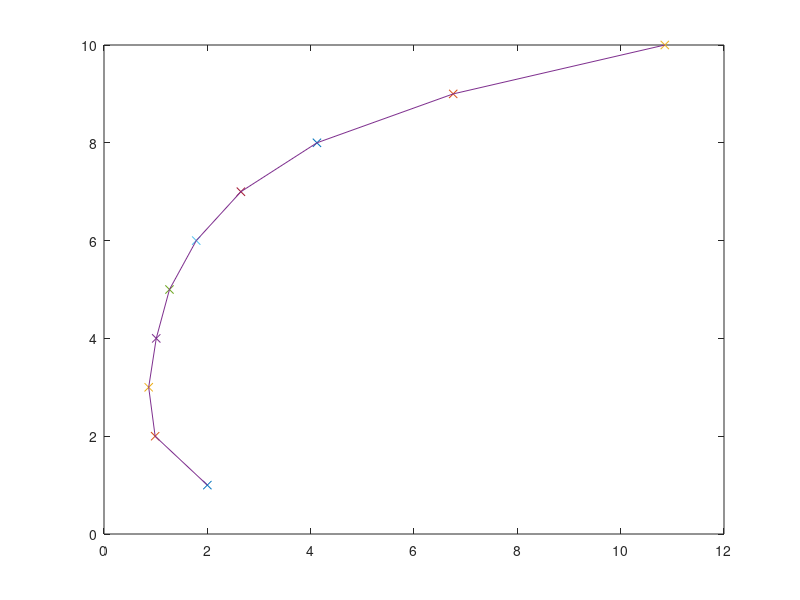

Reproduce this figure in MATLAB.
% zad 4 i 5
N = 10000;
p = 1/2;
d = 10;
x = 2*rand(N,1)-1;
Vk = 0;
obj = zeros(d,1);
y = zeros(d,1);

for i=1:d
    for k=1:i
        Vk = Vk + abs(x).^p;
        V = Vk.^(1/p);
    end
    in = V<=1;
    Obj = (2^i)*sum(in)/N;  
    disp(Obj)
    plot(Obj, i, 'x')
    hold on;
    obj(i) = Obj;
    y(i) = i;
    Vk = 0;
end
plot(obj,y)